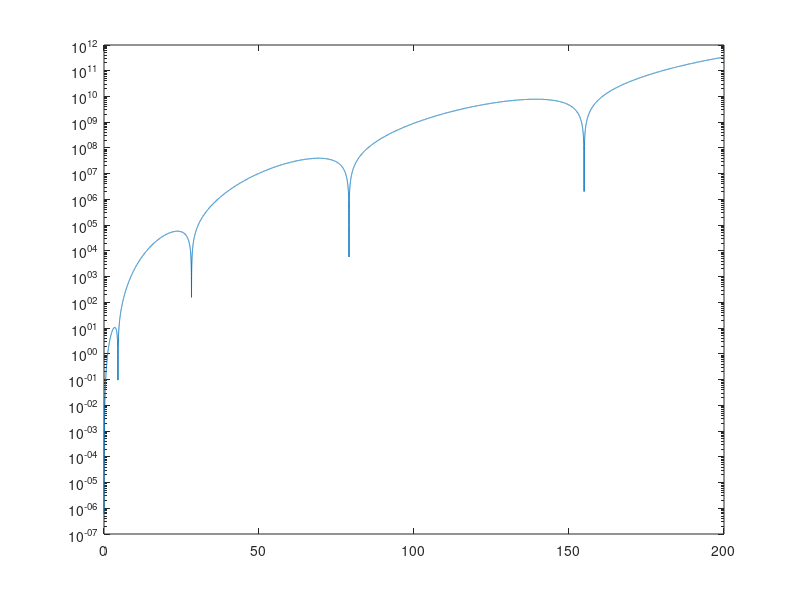

This figure's MATLAB source: (Note: this script raises an error after producing the figure.)
clear all 

% Variables

L = 1200e-3;
h = 8e-3;
b = 40e-3;
rho = 2700;
E = 68e9;
J = (1/12)*b*h^3;
m = rho*b*h;
p = pi;

% Identification of natural frequencies

% Change the value of frequency range for the numerical identification 
Fmax = 200;
fs = 0.01:0.01:Fmax;

omega = 2*pi*fs;

gamma = ((m*omega.^2)/(E*J)).^(1/4);

det = (2 + 2*cos(gamma*L).*cosh(gamma*L)).*(gamma.^6);

figure(1)
semilogy(fs, abs(det))

% Identification natural modes

fsol = [4.5 28.2 79 154.9];
omegasol = 2*p*fsol;
gammasol = ((m*omegasol.^2)/(E*J)).^(1/4);
X = zeros(4,4);
v = 0;

for k = gammasol
    v = v+1;
    Hcap = [1 0 1;  -sin(k*L) cosh(k*L) sinh(k*L) ; -cos(k*L) sinh(k*L) cosh(k*L)];    
    N = [0 ; -cos(k*L) ;sin(k*L)];
    Xicap = -inv(Hcap)*N;
    Xi = [1 Xicap.'];
    X(v,:)= Xi;
end

x = 0:0.01:1.2;

Phi1 = phi(X(1,1),X(1,2),X(1,3),X(1,4),gammasol(1),x);
Phi2 = phi(X(2,1),X(2,2),X(2,3),X(2,4),gammasol(2),x);
Phi3 = phi(X(3,1),X(3,2),X(3,3),X(3,4),gammasol(3),x);
Phi4 = phi(X(4,1),X(4,2),X(4,3),X(4,4),gammasol(4),x);


figure(2)
subplot(4,1,1)
plot(x,Phi1./max(abs(Phi1)))
subplot(4,1,2)
plot(x,Phi2./max(abs(Phi2)))
subplot(4,1,3)
plot(x,Phi3./max(abs(Phi3)))
subplot(4,1,4)
plot(x,Phi4./max(abs(Phi4)))

   % Computing the FRF

% 1. Getting the modal masses

damp = 1/100;
m1 = trapz(m*Phi1.^2);
m2 = trapz(m*Phi2.^2);
m3 = trapz(m*Phi3.^2);
m4 = trapz(m*Phi4.^2);

xk = 1.2;
xj = 0.2;

% 2. Getting the mode values in xj and xk

Phi1j = phi(X(1,1),X(1,2),X(1,3),X(1,4),gammasol(1),xj);
Phi2j = phi(X(2,1),X(2,2),X(2,3),X(2,4),gammasol(2),xj);
Phi3j = phi(X(3,1),X(3,2),X(3,3),X(3,4),gammasol(3),xj);
Phi4j = phi(X(4,1),X(4,2),X(4,3),X(4,4),gammasol(4),xj);
Phi1k = phi(X(1,1),X(1,2),X(1,3),X(1,4),gammasol(1),xk);
Phi2k = phi(X(2,1),X(2,2),X(2,3),X(2,4),gammasol(2),xk);
Phi3k = phi(X(3,1),X(3,2),X(3,3),X(3,4),gammasol(3),xk);
Phi4k = phi(X(4,1),X(4,2),X(4,3),X(4,4),gammasol(4),xk);

% 3. Calculating the FRF

Gjk1 = ((Phi1j*Phi1k/m1)./(-omega.^2 + 1i*2*damp*omegasol(1)*omega + omegasol(1)^2)) + ((Phi2j*Phi2k/m2)./(-omega.^2 + 1i*2*damp*omegasol(2)*omega + omegasol(2)^2)) + ...
    ((Phi3j*Phi3k/m3)./(-omega.^2 + 1i*2*damp*omegasol(3)*omega + omegasol(3)^2)) + ((Phi4j*Phi4k/m4)./(-omega.^2 + 1i*2*damp*omegasol(4)*omega + omegasol(4)^2));

% 4. Plot of the FRF (real then imaginary part)
figure(3)
subplot(2,1,1)
semilogy(fs,abs(Gjk1))
subplot(2,1,2)
plot(fs,angle(-Gjk1))


% Trying to estimate A1 for the least square minimization
estim1 = (Phi1j*Phi1k/m1) + (Phi2j*Phi2k/m2) + (Phi3j*Phi3k/m3) + (Phi4j*Phi4k/m4);

% Computing FRFs to get all experimental values
xk = 0.5;
xj = 1;

Phi1j = phi(X(1,1),X(1,2),X(1,3),X(1,4),gammasol(1),xj);
Phi2j = phi(X(2,1),X(2,2),X(2,3),X(2,4),gammasol(2),xj);
Phi3j = phi(X(3,1),X(3,2),X(3,3),X(3,4),gammasol(3),xj);
Phi4j = phi(X(4,1),X(4,2),X(4,3),X(4,4),gammasol(4),xj);
Phi1k = phi(X(1,1),X(1,2),X(1,3),X(1,4),gammasol(1),xk);
Phi2k = phi(X(2,1),X(2,2),X(2,3),X(2,4),gammasol(2),xk);
Phi3k = phi(X(3,1),X(3,2),X(3,3),X(3,4),gammasol(3),xk);
Phi4k = phi(X(4,1),X(4,2),X(4,3),X(4,4),gammasol(4),xk);

Gjk2 = ((Phi1j*Phi1k/m1)./(-omega.^2 + 1i*2*damp*omegasol(1)*omega + omegasol(1)^2)) + ((Phi2j*Phi2k/m2)./(-omega.^2 + 1i*2*damp*omegasol(2)*omega + omegasol(2)^2)) + ...
    ((Phi3j*Phi3k/m3)./(-omega.^2 + 1i*2*damp*omegasol(3)*omega + omegasol(3)^2)) + ((Phi4j*Phi4k/m4)./(-omega.^2 + 1i*2*damp*omegasol(4)*omega + omegasol(4)^2));

estim2 = (Phi1j*Phi1k/m1) + (Phi2j*Phi2k/m2) + (Phi3j*Phi3k/m3) + (Phi4j*Phi4k/m4);
xk = 0.1;
xj = 0.8;

Phi1j = phi(X(1,1),X(1,2),X(1,3),X(1,4),gammasol(1),xj);
Phi2j = phi(X(2,1),X(2,2),X(2,3),X(2,4),gammasol(2),xj);
Phi3j = phi(X(3,1),X(3,2),X(3,3),X(3,4),gammasol(3),xj);
Phi4j = phi(X(4,1),X(4,2),X(4,3),X(4,4),gammasol(4),xj);
Phi1k = phi(X(1,1),X(1,2),X(1,3),X(1,4),gammasol(1),xk);
Phi2k = phi(X(2,1),X(2,2),X(2,3),X(2,4),gammasol(2),xk);
Phi3k = phi(X(3,1),X(3,2),X(3,3),X(3,4),gammasol(3),xk);
Phi4k = phi(X(4,1),X(4,2),X(4,3),X(4,4),gammasol(4),xk);

Gjk3 = ((Phi1j*Phi1k/m1)./(-omega.^2 + i*2*damp*omegasol(1)*omega + omegasol(1)^2)) + ((Phi2j*Phi2k/m2)./(-omega.^2 + i*2*damp*omegasol(2)*omega + omegasol(2)^2)) + ...
    ((Phi3j*Phi3k/m3)./(-omega.^2 + i*2*damp*omegasol(3)*omega + omegasol(3)^2)) + ((Phi4j*Phi4k/m4)./(-omega.^2 + i*2*damp*omegasol(4)*omega + omegasol(4)^2));

estim3 = (Phi1j*Phi1k/m1) + (Phi2j*Phi2k/m2) + (Phi3j*Phi3k/m3) + (Phi4j*Phi4k/m4);
xk = 1;
xj = 0.4;

Phi1j = phi(X(1,1),X(1,2),X(1,3),X(1,4),gammasol(1),xj);
Phi2j = phi(X(2,1),X(2,2),X(2,3),X(2,4),gammasol(2),xj);
Phi3j = phi(X(3,1),X(3,2),X(3,3),X(3,4),gammasol(3),xj);
Phi4j = phi(X(4,1),X(4,2),X(4,3),X(4,4),gammasol(4),xj);
Phi1k = phi(X(1,1),X(1,2),X(1,3),X(1,4),gammasol(1),xk);
Phi2k = phi(X(2,1),X(2,2),X(2,3),X(2,4),gammasol(2),xk);
Phi3k = phi(X(3,1),X(3,2),X(3,3),X(3,4),gammasol(3),xk);
Phi4k = phi(X(4,1),X(4,2),X(4,3),X(4,4),gammasol(4),xk);

Gjk4 = ((Phi1j*Phi1k/m1)./(-omega.^2 + 1i*2*damp*omegasol(1)*omega + omegasol(1)^2)) + ((Phi2j*Phi2k/m2)./(-omega.^2 + 1i*2*damp*omegasol(2)*omega + omegasol(2)^2)) + ...
    ((Phi3j*Phi3k/m3)./(-omega.^2 + 1i*2*damp*omegasol(3)*omega + omegasol(3)^2)) + ((Phi4j*Phi4k/m4)./(-omega.^2 + 1i*2*damp*omegasol(4)*omega + omegasol(4)^2));

estim4 = (Phi1j*Phi1k/m1) + (Phi2j*Phi2k/m2) + (Phi3j*Phi3k/m3) + (Phi4j*Phi4k/m4);


% Plotting all the experimentals FRFs

figure(4)
semilogy(fs,abs(Gjk1))
hold on
semilogy(fs,abs(Gjk2))
hold on
semilogy(fs,abs(Gjk3))
hold on
semilogy(fs,abs(Gjk4))


% Building GrEXP matrix 

GrEXP = [ Gjk1 ; Gjk2 ; Gjk3 ; Gjk4 ];

% Least square minimization (have a look on epsilon function)



% Initial guesses
x0 = [-10e-3,-10e-3,-10e-3,-10e-3,1/100,1/100,1/100,1/100,4.5,28.2,79,154.9,10e-3,10e-3];
% Lsqm function
x = lsqnonlin(@(x) epsilon(x, fs, GrEXP), x0);
% Having a first look at x
disp(x);

% Computing of GrNUMs to compare them to Gjk

%  each GrNUMi is supposed to match with the peak number i 

GrNUM1 = (x(1)./(-omega.^2 + 1i*2*x(5)*x(9)*omega + x(9)^2)) + x(13)./(omega.^2) + x(14);

figure(5)
subplot(2,1,1)
semilogy(fs,abs(Gjk1))
hold on 
semilogy(fs,abs(GrNUM1),'o')
subplot(2,1,2)
plot(fs,angle(-Gjk1))
hold on 
plot(fs,angle(GrNUM1),'o')








